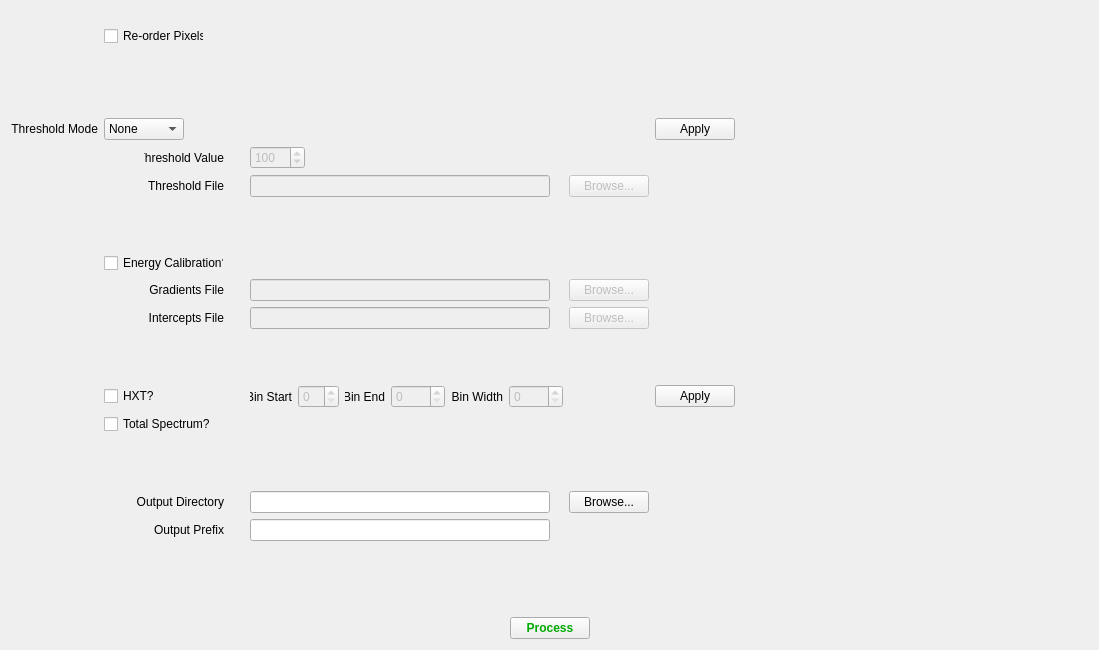
<?xml version="1.0" encoding="UTF-8"?>
<ui version="4.0">
 <class>ProcessingForm</class>
 <widget class="QWidget" name="ProcessingForm">
  <property name="geometry">
   <rect>
    <x>0</x>
    <y>0</y>
    <width>1099</width>
    <height>650</height>
   </rect>
  </property>
  <property name="minimumSize">
   <size>
    <width>800</width>
    <height>480</height>
   </size>
  </property>
  <property name="windowTitle">
   <string>Form</string>
  </property>
  <layout class="QGridLayout" name="gridLayout_4">
   <item row="0" column="0" colspan="3">
    <layout class="QHBoxLayout" name="horizontalLayout_4"/>
   </item>
   <item row="1" column="0" rowspan="4" colspan="3">
    <layout class="QGridLayout" name="gridLayout_3">
     <item row="12" column="2">
      <widget class="QCheckBox" name="totalSpectrumCheckBox">
       <property name="text">
        <string>Total Spectrum?</string>
       </property>
      </widget>
     </item>
     <item row="0" column="2">
      <widget class="QCheckBox" name="re_orderCheckBox">
       <property name="maximumSize">
        <size>
         <width>100</width>
         <height>16777215</height>
        </size>
       </property>
       <property name="layoutDirection">
        <enum>Qt::LeftToRight</enum>
       </property>
       <property name="text">
        <string>Re-order Pixels?</string>
       </property>
       <property name="checked">
        <bool>false</bool>
       </property>
      </widget>
     </item>
     <item row="8" column="5">
      <widget class="QPushButton" name="gradientsFileButton">
       <property name="enabled">
        <bool>false</bool>
       </property>
       <property name="maximumSize">
        <size>
         <width>80</width>
         <height>23</height>
        </size>
       </property>
       <property name="text">
        <string>Browse...</string>
       </property>
      </widget>
     </item>
     <item row="10" column="2">
      <spacer name="verticalSpacer_2">
       <property name="orientation">
        <enum>Qt::Vertical</enum>
       </property>
       <property name="sizeHint" stdset="0">
        <size>
         <width>20</width>
         <height>40</height>
        </size>
       </property>
      </spacer>
     </item>
     <item row="15" column="2">
      <widget class="QLabel" name="outputPrefixLabel">
       <property name="minimumSize">
        <size>
         <width>106</width>
         <height>17</height>
        </size>
       </property>
       <property name="maximumSize">
        <size>
         <width>120</width>
         <height>16777215</height>
        </size>
       </property>
       <property name="layoutDirection">
        <enum>Qt::LeftToRight</enum>
       </property>
       <property name="text">
        <string>Output Prefix</string>
       </property>
       <property name="alignment">
        <set>Qt::AlignRight|Qt::AlignTrailing|Qt::AlignVCenter</set>
       </property>
      </widget>
     </item>
     <item row="4" column="4">
      <widget class="QSpinBox" name="thresholdValue">
       <property name="enabled">
        <bool>false</bool>
       </property>
       <property name="maximumSize">
        <size>
         <width>55</width>
         <height>16777215</height>
        </size>
       </property>
       <property name="sizeIncrement">
        <size>
         <width>40</width>
         <height>0</height>
        </size>
       </property>
       <property name="minimum">
        <number>1</number>
       </property>
       <property name="maximum">
        <number>65535</number>
       </property>
       <property name="value">
        <number>100</number>
       </property>
      </widget>
     </item>
     <item row="11" column="4">
      <layout class="QHBoxLayout" name="horizontalLayout">
       <item>
        <widget class="QLabel" name="startBinLabel">
         <property name="maximumSize">
          <size>
           <width>42</width>
           <height>16777215</height>
          </size>
         </property>
         <property name="sizeIncrement">
          <size>
           <width>40</width>
           <height>0</height>
          </size>
         </property>
         <property name="text">
          <string>Bin Start</string>
         </property>
         <property name="alignment">
          <set>Qt::AlignRight|Qt::AlignTrailing|Qt::AlignVCenter</set>
         </property>
        </widget>
       </item>
       <item>
        <widget class="QSpinBox" name="binStarSpinBox">
         <property name="enabled">
          <bool>false</bool>
         </property>
         <property name="maximumSize">
          <size>
           <width>55</width>
           <height>16777215</height>
          </size>
         </property>
        </widget>
       </item>
       <item>
        <widget class="QLabel" name="endBinLabel">
         <property name="maximumSize">
          <size>
           <width>40</width>
           <height>16777215</height>
          </size>
         </property>
         <property name="text">
          <string>Bin End</string>
         </property>
         <property name="alignment">
          <set>Qt::AlignRight|Qt::AlignTrailing|Qt::AlignVCenter</set>
         </property>
        </widget>
       </item>
       <item>
        <widget class="QSpinBox" name="binEndSpinBox">
         <property name="enabled">
          <bool>false</bool>
         </property>
         <property name="maximumSize">
          <size>
           <width>55</width>
           <height>16777215</height>
          </size>
         </property>
         <property name="maximum">
          <number>6400</number>
         </property>
        </widget>
       </item>
       <item>
        <widget class="QLabel" name="label">
         <property name="text">
          <string>Bin Width</string>
         </property>
         <property name="alignment">
          <set>Qt::AlignRight|Qt::AlignTrailing|Qt::AlignVCenter</set>
         </property>
        </widget>
       </item>
       <item>
        <widget class="QSpinBox" name="binWidthSpinBox">
         <property name="enabled">
          <bool>false</bool>
         </property>
         <property name="maximumSize">
          <size>
           <width>55</width>
           <height>16777215</height>
          </size>
         </property>
         <property name="maximum">
          <number>6400</number>
         </property>
        </widget>
       </item>
      </layout>
     </item>
     <item row="6" column="2">
      <spacer name="verticalSpacer_5">
       <property name="orientation">
        <enum>Qt::Vertical</enum>
       </property>
       <property name="sizeHint" stdset="0">
        <size>
         <width>20</width>
         <height>40</height>
        </size>
       </property>
      </spacer>
     </item>
     <item row="11" column="2">
      <layout class="QHBoxLayout" name="horizontalLayout_2">
       <item>
        <widget class="QCheckBox" name="hxtCheckBox">
         <property name="text">
          <string>HXT?</string>
         </property>
        </widget>
       </item>
      </layout>
     </item>
     <item row="7" column="2">
      <widget class="QCheckBox" name="energyCalibrationCheckBox">
       <property name="maximumSize">
        <size>
         <width>120</width>
         <height>16777215</height>
        </size>
       </property>
       <property name="text">
        <string>Energy Calibration?</string>
       </property>
      </widget>
     </item>
     <item row="4" column="2">
      <widget class="QLabel" name="thresholdValueLabel">
       <property name="maximumSize">
        <size>
         <width>80</width>
         <height>16777215</height>
        </size>
       </property>
       <property name="layoutDirection">
        <enum>Qt::RightToLeft</enum>
       </property>
       <property name="text">
        <string>Threshold Value</string>
       </property>
       <property name="alignment">
        <set>Qt::AlignRight|Qt::AlignTrailing|Qt::AlignVCenter</set>
       </property>
      </widget>
     </item>
     <item row="5" column="5">
      <widget class="QPushButton" name="thresholdFileButton">
       <property name="enabled">
        <bool>false</bool>
       </property>
       <property name="maximumSize">
        <size>
         <width>80</width>
         <height>23</height>
        </size>
       </property>
       <property name="text">
        <string>Browse...</string>
       </property>
      </widget>
     </item>
     <item row="0" column="3">
      <spacer name="verticalSpacer_6">
       <property name="orientation">
        <enum>Qt::Vertical</enum>
       </property>
       <property name="sizeHint" stdset="0">
        <size>
         <width>20</width>
         <height>40</height>
        </size>
       </property>
      </spacer>
     </item>
     <item row="17" column="7">
      <spacer name="horizontalSpacer">
       <property name="orientation">
        <enum>Qt::Horizontal</enum>
       </property>
       <property name="sizeHint" stdset="0">
        <size>
         <width>40</width>
         <height>20</height>
        </size>
       </property>
      </spacer>
     </item>
     <item row="1" column="2">
      <spacer name="verticalSpacer_4">
       <property name="orientation">
        <enum>Qt::Vertical</enum>
       </property>
       <property name="sizeHint" stdset="0">
        <size>
         <width>20</width>
         <height>40</height>
        </size>
       </property>
      </spacer>
     </item>
     <item row="16" column="1">
      <spacer name="verticalSpacer_3">
       <property name="orientation">
        <enum>Qt::Vertical</enum>
       </property>
       <property name="sizeHint" stdset="0">
        <size>
         <width>20</width>
         <height>40</height>
        </size>
       </property>
      </spacer>
     </item>
     <item row="2" column="6">
      <widget class="QPushButton" name="thresholdButton">
       <property name="maximumSize">
        <size>
         <width>80</width>
         <height>16777215</height>
        </size>
       </property>
       <property name="text">
        <string>Apply</string>
       </property>
      </widget>
     </item>
     <item row="11" column="6">
      <widget class="QPushButton" name="energyCalibrationButton">
       <property name="text">
        <string>Apply</string>
       </property>
      </widget>
     </item>
     <item row="14" column="4">
      <widget class="QLineEdit" name="outputDirectory">
       <property name="maximumSize">
        <size>
         <width>300</width>
         <height>16777215</height>
        </size>
       </property>
      </widget>
     </item>
     <item row="5" column="2">
      <widget class="QLabel" name="thresholdFileLabel">
       <property name="maximumSize">
        <size>
         <width>80</width>
         <height>16777215</height>
        </size>
       </property>
       <property name="layoutDirection">
        <enum>Qt::RightToLeft</enum>
       </property>
       <property name="text">
        <string>Threshold File</string>
       </property>
       <property name="alignment">
        <set>Qt::AlignRight|Qt::AlignTrailing|Qt::AlignVCenter</set>
       </property>
      </widget>
     </item>
     <item row="14" column="5">
      <widget class="QPushButton" name="outputDirectoryButton">
       <property name="text">
        <string>Browse...</string>
       </property>
      </widget>
     </item>
     <item row="5" column="4">
      <widget class="QLineEdit" name="thresholdFile">
       <property name="enabled">
        <bool>false</bool>
       </property>
       <property name="maximumSize">
        <size>
         <width>300</width>
         <height>16777215</height>
        </size>
       </property>
      </widget>
     </item>
     <item row="8" column="4">
      <widget class="QLineEdit" name="gradientsFile">
       <property name="enabled">
        <bool>false</bool>
       </property>
       <property name="maximumSize">
        <size>
         <width>300</width>
         <height>16777215</height>
        </size>
       </property>
      </widget>
     </item>
     <item row="9" column="4">
      <widget class="QLineEdit" name="interceptsFile">
       <property name="enabled">
        <bool>false</bool>
       </property>
       <property name="maximumSize">
        <size>
         <width>300</width>
         <height>16777215</height>
        </size>
       </property>
      </widget>
     </item>
     <item row="2" column="2">
      <widget class="QComboBox" name="thresholdModeComboBox">
       <property name="maximumSize">
        <size>
         <width>80</width>
         <height>16777215</height>
        </size>
       </property>
       <property name="currentText">
        <string>None</string>
       </property>
       <item>
        <property name="text">
         <string>None</string>
        </property>
       </item>
       <item>
        <property name="text">
         <string>Value</string>
        </property>
       </item>
       <item>
        <property name="text">
         <string>File</string>
        </property>
       </item>
      </widget>
     </item>
     <item row="8" column="2">
      <widget class="QLabel" name="gradientsFileLabel">
       <property name="text">
        <string>Gradients File</string>
       </property>
       <property name="alignment">
        <set>Qt::AlignRight|Qt::AlignTrailing|Qt::AlignVCenter</set>
       </property>
      </widget>
     </item>
     <item row="9" column="2">
      <widget class="QLabel" name="interceptsFileLabel">
       <property name="text">
        <string>Intercepts File</string>
       </property>
       <property name="alignment">
        <set>Qt::AlignRight|Qt::AlignTrailing|Qt::AlignVCenter</set>
       </property>
      </widget>
     </item>
     <item row="2" column="1">
      <widget class="QLabel" name="thresholdModeLabel">
       <property name="maximumSize">
        <size>
         <width>120</width>
         <height>16777215</height>
        </size>
       </property>
       <property name="layoutDirection">
        <enum>Qt::LeftToRight</enum>
       </property>
       <property name="text">
        <string>Threshold Mode</string>
       </property>
       <property name="alignment">
        <set>Qt::AlignRight|Qt::AlignTrailing|Qt::AlignVCenter</set>
       </property>
      </widget>
     </item>
     <item row="15" column="4">
      <widget class="QLineEdit" name="outputPrefix">
       <property name="maximumSize">
        <size>
         <width>300</width>
         <height>16777215</height>
        </size>
       </property>
      </widget>
     </item>
     <item row="14" column="2">
      <widget class="QLabel" name="outputDirectorylabel">
       <property name="maximumSize">
        <size>
         <width>120</width>
         <height>16777215</height>
        </size>
       </property>
       <property name="text">
        <string>Output Directory</string>
       </property>
       <property name="alignment">
        <set>Qt::AlignRight|Qt::AlignTrailing|Qt::AlignVCenter</set>
       </property>
      </widget>
     </item>
     <item row="9" column="5">
      <widget class="QPushButton" name="interceptsFileButton">
       <property name="enabled">
        <bool>false</bool>
       </property>
       <property name="text">
        <string>Browse...</string>
       </property>
      </widget>
     </item>
     <item row="13" column="2">
      <spacer name="verticalSpacer">
       <property name="orientation">
        <enum>Qt::Vertical</enum>
       </property>
       <property name="sizeHint" stdset="0">
        <size>
         <width>20</width>
         <height>40</height>
        </size>
       </property>
      </spacer>
     </item>
    </layout>
   </item>
   <item row="6" column="0">
    <spacer name="horizontalSpacer_2">
     <property name="orientation">
      <enum>Qt::Horizontal</enum>
     </property>
     <property name="sizeHint" stdset="0">
      <size>
       <width>40</width>
       <height>20</height>
      </size>
     </property>
    </spacer>
   </item>
   <item row="6" column="1">
    <widget class="QPushButton" name="processButton">
     <property name="maximumSize">
      <size>
       <width>100</width>
       <height>16777215</height>
      </size>
     </property>
     <property name="palette">
      <palette>
       <active>
        <colorrole role="Text">
         <brush brushstyle="SolidPattern">
          <color alpha="255">
           <red>0</red>
           <green>170</green>
           <blue>0</blue>
          </color>
         </brush>
        </colorrole>
        <colorrole role="ButtonText">
         <brush brushstyle="SolidPattern">
          <color alpha="255">
           <red>0</red>
           <green>170</green>
           <blue>0</blue>
          </color>
         </brush>
        </colorrole>
       </active>
       <inactive>
        <colorrole role="Text">
         <brush brushstyle="SolidPattern">
          <color alpha="255">
           <red>0</red>
           <green>170</green>
           <blue>0</blue>
          </color>
         </brush>
        </colorrole>
        <colorrole role="ButtonText">
         <brush brushstyle="SolidPattern">
          <color alpha="255">
           <red>0</red>
           <green>170</green>
           <blue>0</blue>
          </color>
         </brush>
        </colorrole>
       </inactive>
       <disabled>
        <colorrole role="Text">
         <brush brushstyle="SolidPattern">
          <color alpha="255">
           <red>120</red>
           <green>120</green>
           <blue>120</blue>
          </color>
         </brush>
        </colorrole>
        <colorrole role="ButtonText">
         <brush brushstyle="SolidPattern">
          <color alpha="255">
           <red>120</red>
           <green>120</green>
           <blue>120</blue>
          </color>
         </brush>
        </colorrole>
       </disabled>
      </palette>
     </property>
     <property name="font">
      <font>
       <weight>75</weight>
       <bold>true</bold>
      </font>
     </property>
     <property name="text">
      <string>Process</string>
     </property>
    </widget>
   </item>
   <item row="6" column="2">
    <spacer name="horizontalSpacer_3">
     <property name="orientation">
      <enum>Qt::Horizontal</enum>
     </property>
     <property name="sizeHint" stdset="0">
      <size>
       <width>40</width>
       <height>20</height>
      </size>
     </property>
    </spacer>
   </item>
  </layout>
 </widget>
 <resources/>
 <connections/>
</ui>
